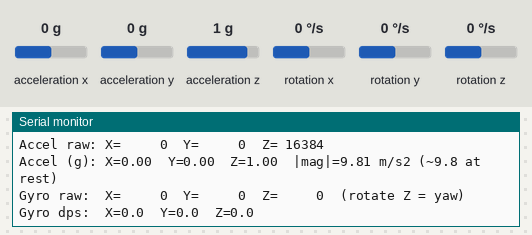
Bench run of a sketch on a simulated ESP32. Shown: the last lines printed to the serial monitor. Wiring (inferred from the names in the program): MPU-9250 motion sensor at I2C address 0x68. Inputs (shaded band) come from the test bench; at power-on: acceleration x 0 g, acceleration y 0 g, acceleration z 1 g, rotation x 0 °/s, rotation y 0 °/s, rotation z 0 °/s.

Above: at 3.3 s.
3.4 s: acceleration x set to -1.4 g
At 4.1 s:
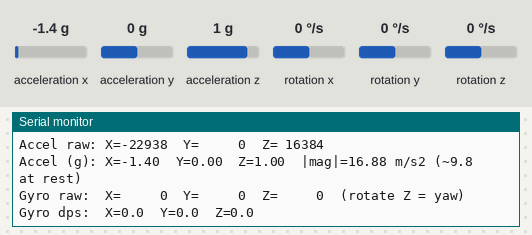
5.7 s: acceleration y set to -1.4 g
At 6.2 s:
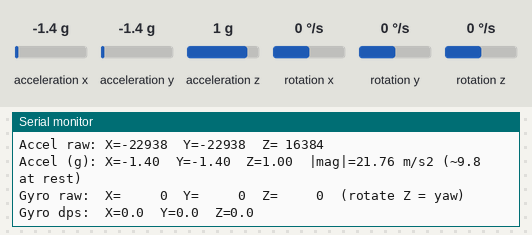
7.7 s: acceleration z set to -1.4 g
At 8.3 s:
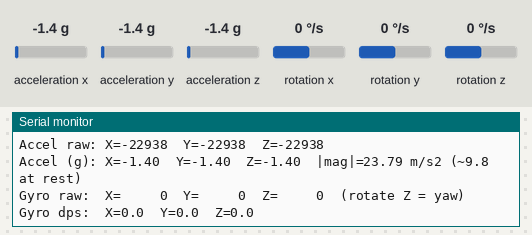
9.8 s: rotation x set to -192 °/s
At 10.3 s:
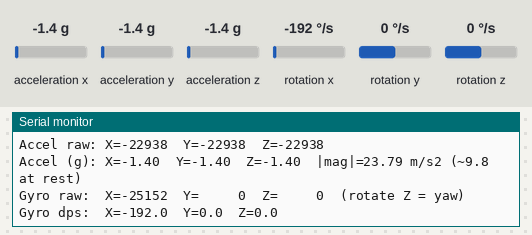
11.9 s: rotation y set to -192 °/s
At 12.4 s:
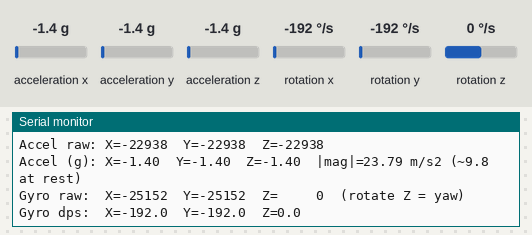
14.0 s: rotation z set to -192 °/s
At 14.5 s:
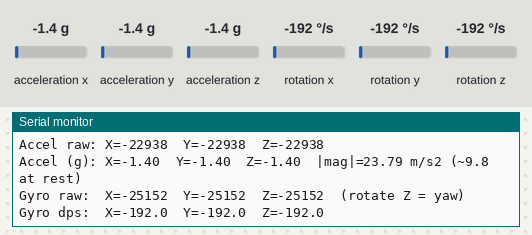
Timing chart, 0 to 17.0 s (numbered marks = the images above; inputs shaded):
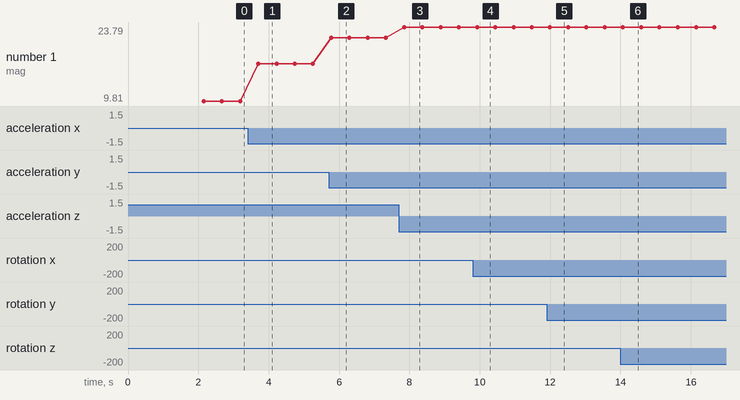

Measured:
- after the input at 3.4 s, the serial monitor: prints a new line after 0.30 s (image 1)
- after the input at 5.7 s, the serial monitor: prints a new line after 0.08 s (image 2)
- after the input at 7.7 s, the serial monitor: prints a new line after 0.15 s (image 3)
- after the input at 9.8 s, the serial monitor: prints a new line after 0.13 s (image 4)
- after the input at 11.9 s, the serial monitor: prints a new line after 0.10 s (image 5)
- after the input at 14.0 s, the serial monitor: prints a new line after 0.08 s (image 6)
- plotted number 1: 9.81 → 16.88 after the input at 3.4 s, 16.88 → 21.76 after the input at 5.7 s, 21.76 → 23.79 after the input at 7.7 s

The sketch:

mpu6050_debug.ino
```cpp
/*
 * MPU6050 / I2C DEBUG — upload this sketch alone to test wiring
 *
 * Wiring (ESP32):
 *   VCC -> 3.3V
 *   GND -> GND
 *   SDA -> GPIO 21
 *   SCL -> GPIO 22
 *
 * Open Serial Monitor @ 115200 baud
 * Do NOT upload smart_helmet.ino until this test passes.
 */

#include <Wire.h>

#define SDA_PIN 21
#define SCL_PIN 22

#define MPU6050_ADDR_A 0x68
#define MPU6050_ADDR_B 0x69
#define MPU6050_WHO_AM_I 0x75
#define MPU6050_PWR_MGMT_1 0x6B
#define MPU6050_ACCEL_XOUT_H 0x3B

uint8_t mpuAddr = 0;

bool writeByte(uint8_t addr, uint8_t reg, uint8_t val) {
  Wire.beginTransmission(addr);
  Wire.write(reg);
  Wire.write(val);
  return Wire.endTransmission() == 0;
}

bool readBytes(uint8_t addr, uint8_t reg, uint8_t* buf, uint8_t len) {
  Wire.beginTransmission(addr);
  Wire.write(reg);
  if (Wire.endTransmission(false) != 0) return false;
  if (Wire.requestFrom(addr, len) != len) return false;
  for (uint8_t i = 0; i < len; i++) {
    if (!Wire.available()) return false;
    buf[i] = Wire.read();
  }
  return true;
}

int16_t read16(uint8_t addr, uint8_t reg) {
  uint8_t b[2];
  if (!readBytes(addr, reg, b, 2)) return 0;
  return (int16_t)((b[0] << 8) | b[1]);
}

void scanI2C() {
  Serial.println("\n========== I2C SCAN (SDA=21, SCL=22) ==========");
  int count = 0;
  for (uint8_t addr = 1; addr < 127; addr++) {
    Wire.beginTransmission(addr);
    if (Wire.endTransmission() == 0) {
      Serial.printf("  Found device at 0x%02X", addr);
      if (addr == 0x68 || addr == 0x69) Serial.print("  <-- MPU6050/9250?");
      if (addr == 0x0C) Serial.print("  <-- AK8963 mag (MPU9250)?");
      Serial.println();
      count++;
    }
  }
  if (count == 0) {
    Serial.println("  *** NO DEVICES FOUND ***");
    Serial.println("  Check: 3.3V (not 5V), GND, SDA->21, SCL->22, loose wires");
  } else {
    Serial.printf("  Total: %d device(s)\n", count);
  }
  Serial.println("================================================\n");
}

uint8_t readWhoAmI(uint8_t addr) {
  uint8_t who = 0xFF;
  if (!readBytes(addr, MPU6050_WHO_AM_I, &who, 1)) return 0xFF;
  return who;
}

bool tryInitMPU6050(uint8_t addr) {
  Serial.printf("Trying MPU6050 at 0x%02X ...\n", addr);

  if (!writeByte(addr, MPU6050_PWR_MGMT_1, 0x00)) {
    Serial.println("  FAIL: cannot write PWR_MGMT (no ACK?)");
    return false;
  }
  delay(100);

  uint8_t who = readWhoAmI(addr);
  Serial.printf("  WHO_AM_I = 0x%02X (expect 0x68 for MPU6050)\n", who);

  if (who == 0xFF) {
    Serial.println("  FAIL: cannot read WHO_AM_I");
    return false;
  }
  if (who != 0x68 && who != 0x71) {
    Serial.printf("  WARN: unexpected ID (chip may be MPU9250=0x71 or fake)\n");
  }

  mpuAddr = addr;
  Serial.println("  OK — MPU responding!\n");
  return true;
}

void printRawSensors() {
  int16_t ax = read16(mpuAddr, MPU6050_ACCEL_XOUT_H);
  int16_t ay = read16(mpuAddr, MPU6050_ACCEL_XOUT_H + 2);
  int16_t az = read16(mpuAddr, MPU6050_ACCEL_XOUT_H + 4);
  int16_t gx = read16(mpuAddr, 0x43);
  int16_t gy = read16(mpuAddr, 0x45);
  int16_t gz = read16(mpuAddr, 0x47);

  float axG = ax / 16384.0f;
  float ayG = ay / 16384.0f;
  float azG = az / 16384.0f;
  float magMs = sqrt(axG * axG + ayG * ayG + azG * azG) * 9.81f;

  Serial.println("--- Live readings (move/tilt sensor) ---");
  Serial.printf("Accel raw: X=%6d  Y=%6d  Z=%6d\n", ax, ay, az);
  Serial.printf("Accel (g): X=%.2f  Y=%.2f  Z=%.2f  |mag|=%.2f m/s2 (~9.8 at rest)\n",
                axG, ayG, azG, magMs);
  Serial.printf("Gyro raw:  X=%6d  Y=%6d  Z=%6d  (rotate Z = yaw)\n", gx, gy, gz);
  Serial.printf("Gyro dps:  X=%.1f  Y=%.1f  Z=%.1f\n", gx / 131.0f, gy / 131.0f, gz / 131.0f);

  if (abs(ax) < 100 && abs(ay) < 100 && abs(az) < 100) {
    Serial.println("WARN: accel near zero — bad read or wrong chip?");
  }
  Serial.println();
}

void setup() {
  Serial.begin(115200);
  delay(2000);

  Serial.println("\n\n########################################");
  Serial.println("#  MPU6050 / I2C DEBUG SKETCH");
  Serial.println("#  Baud: 115200");
  Serial.println("########################################\n");

  Wire.begin(SDA_PIN, SCL_PIN);
  Wire.setClock(100000);  // slow 100kHz for unreliable wiring
  Serial.println("I2C started: SDA=GPIO21, SCL=GPIO22, clock=100kHz\n");

  scanI2C();

  bool ok = tryInitMPU6050(MPU6050_ADDR_A);
  if (!ok) ok = tryInitMPU6050(MPU6050_ADDR_B);

  if (!ok) {
    Serial.println("========================================");
    Serial.println("MPU6050 NOT FOUND — fix wiring first:");
    Serial.println("  1) VCC -> 3.3V ONLY");
    Serial.println("  2) GND -> GND");
    Serial.println("  3) SDA -> GPIO 21");
    Serial.println("  4) SCL -> GPIO 22");
    Serial.println("  5) Optional: 4.7k pull-up SDA & SCL to 3.3V");
    Serial.println("  6) If AD0 pin tied to 3.3V, address is 0x69");
    Serial.println("========================================\n");
    Serial.println("Will keep scanning I2C every 5 sec...\n");
  } else {
    Serial.printf("SUCCESS! Using address 0x%02X\n", mpuAddr);
    Serial.println("Shake/rotate module — values must change below.\n");
  }
}

void loop() {
  if (mpuAddr == 0) {
  static unsigned long lastScan = 0;
    if (millis() - lastScan > 5000) {
      lastScan = millis();
      scanI2C();
    }
    delay(500);
    return;
  }

  printRawSensors();
  delay(500);
}
```
